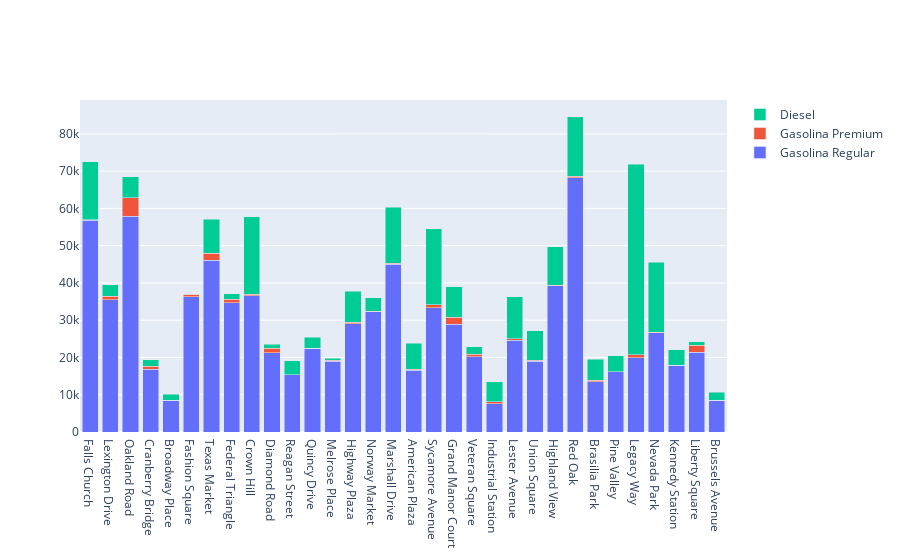

The cell this chart's notebook holds for it:
### Markdown cell above
## Volumen Total de gasolina vendido por estación separada por grado de gasolina

### Code cell
# grafica utilizando plotly (stack bar)
fig = go.Figure(data=[
    go.Bar(name='Gasolina Regular', x=listaNombres, y=listaRegular),
    go.Bar(name='Gasolina Premium', x=listaNombres, y=listaPremium),
    go.Bar(name='Diesel', x=listaNombres, y=listaDiesel)
])

fig.update_layout(barmode='stack')
fig.show()

### Figure 1 — Plotly figure (JSON) as saved in the notebook; plotly's stock layout.template omitted (floating-point values rounded to 4 significant figures)
{"data": [{"name": "Gasolina Regular", "type": "bar", "x": ["Falls Church", "Lexington Drive", "Oakland Road", "Cranberry Bridge", "Broadway Place", "Fashion Square", "Texas Market", "Federal Triangle", "Crown Hill", "Diamond Road", "Reagan Street", "Quincy Drive", "Melrose Place", "Highway Plaza", "Norway Market", "Marshall Drive", "American Plaza", "Sycamore Avenue", "Grand Manor Court", "Veteran Square", "Industrial Station", "Lester Avenue", "Union Square", "Highland View", "Red Oak", "Brasilia Park", "Pine Valley", "Legacy Way", "Nevada Park", "Kennedy Station", "Liberty Square", "Brussels Avenue"], "y": [56790.0, 35500.0, 57890.0, 16800.0, 8459.0, 36300.0, 46140.0, 34620.0, 36570.0, 21280.0, 15430.0, 22470.0, 19030.0, 29060.0, 32210.0, 44990.0, 16560.0, 33340.0, 28910.0, 20250.0, 7587.0, 24690.0, 19020.0, 39290.0, 68270.0, 13520.0, 16180.0, 19880.0, 26670.0, 17940.0, 21400.0, 8477.0]}, {"name": "Gasolina Premium", "type": "bar", "x": ["Falls Church", "Lexington Drive", "Oakland Road", "Cranberry Bridge", "Broadway Place", "Fashion Square", "Texas Market", "Federal Triangle", "Crown Hill", "Diamond Road", "Reagan Street", "Quincy Drive", "Melrose Place", "Highway Plaza", "Norway Market", "Marshall Drive", "American Plaza", "Sycamore Avenue", "Grand Manor Court", "Veteran Square", "Industrial Station", "Lester Avenue", "Union Square", "Highland View", "Red Oak", "Brasilia Park", "Pine Valley", "Legacy Way", "Nevada Park", "Kennedy Station", "Liberty Square", "Brussels Avenue"], "y": [143.2, 993.9, 5021.0, 847.1, 35.28, 648.2, 1836.0, 965.3, 460.8, 1162.0, 0, 0, 250.3, 409.2, 156.4, 247.1, 239.1, 798.1, 1893.0, 614.8, 486.5, 399.3, 218.7, 144.9, 422.4, 362.8, 0, 790.9, 79.88, 0, 1862.0, 12.5]}, {"name": "Diesel", "type": "bar", "x": ["Falls Church", "Lexington Drive", "Oakland Road", "Cranberry Bridge", "Broadway Place", "Fashion Square", "Texas Market", "Federal Triangle", "Crown Hill", "Diamond Road", "Reagan Street", "Quincy Drive", "Melrose Place", "Highway Plaza", "Norway Market", "Marshall Drive", "American Plaza", "Sycamore Avenue", "Grand Manor Court", "Veteran Square", "Industrial Station", "Lester Avenue", "Union Square", "Highland View", "Red Oak", "Brasilia Park", "Pine Valley", "Legacy Way", "Nevada Park", "Kennedy Station", "Liberty Square", "Brussels Avenue"], "y": [15600.0, 3005.0, 5584.0, 1800.0, 1680.0, 0, 9168.0, 1573.0, 20680.0, 1134.0, 3729.0, 2928.0, 496.3, 8255.0, 3703.0, 15130.0, 7026.0, 20410.0, 8150.0, 2070.0, 5365.0, 11250.0, 7892.0, 10280.0, 15940.0, 5579.0, 4319.0, 51190.0, 18740.0, 4190.0, 1016.0, 2231.0]}], "layout": {"barmode": "stack"}}
